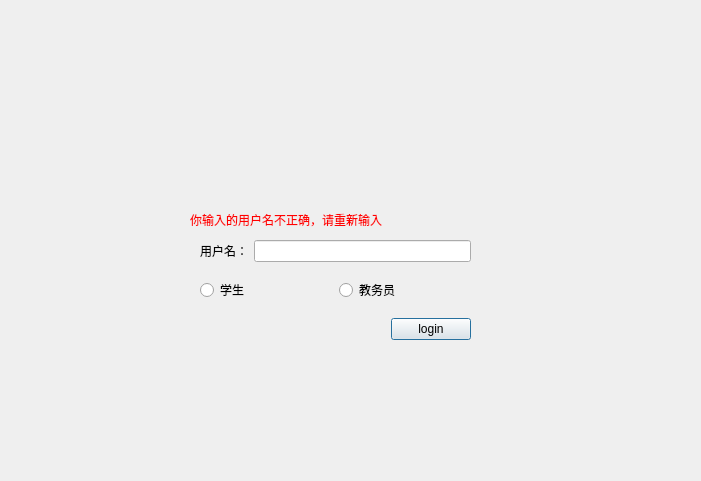
<?xml version="1.0" encoding="UTF-8"?>
<ui version="4.0">
 <class>Dialog</class>
 <widget class="QDialog" name="Dialog">
  <property name="geometry">
   <rect>
    <x>0</x>
    <y>0</y>
    <width>701</width>
    <height>481</height>
   </rect>
  </property>
  <property name="windowTitle">
   <string>系统登陆</string>
  </property>
  <widget class="QWidget" name="layoutWidget">
   <property name="geometry">
    <rect>
     <x>200</x>
     <y>230</y>
     <width>271</width>
     <height>121</height>
    </rect>
   </property>
   <layout class="QGridLayout" name="login">
    <item row="0" column="0">
     <layout class="QHBoxLayout" name="login_2">
      <item>
       <widget class="QLabel" name="label">
        <property name="text">
         <string>用户名：</string>
        </property>
       </widget>
      </item>
      <item>
       <widget class="QLineEdit" name="lineEdit"/>
      </item>
     </layout>
    </item>
    <item row="2" column="0">
     <layout class="QHBoxLayout" name="login_4">
      <item>
       <spacer name="horizontalSpacer">
        <property name="orientation">
         <enum>Qt::Horizontal</enum>
        </property>
        <property name="sizeHint" stdset="0">
         <size>
          <width>40</width>
          <height>20</height>
         </size>
        </property>
       </spacer>
      </item>
      <item>
       <widget class="QPushButton" name="pushButton">
        <property name="text">
         <string>login</string>
        </property>
       </widget>
      </item>
     </layout>
    </item>
    <item row="1" column="0">
     <layout class="QHBoxLayout" name="login_3">
      <item>
       <widget class="QRadioButton" name="radioButton_2">
        <property name="text">
         <string>学生</string>
        </property>
        <attribute name="buttonGroup">
         <string notr="true">BG</string>
        </attribute>
       </widget>
      </item>
      <item>
       <widget class="QRadioButton" name="radioButton">
        <property name="text">
         <string>教务员</string>
        </property>
        <attribute name="buttonGroup">
         <string notr="true">BG</string>
        </attribute>
       </widget>
      </item>
     </layout>
    </item>
   </layout>
  </widget>
  <widget class="QLabel" name="label_2">
   <property name="geometry">
    <rect>
     <x>190</x>
     <y>210</y>
     <width>231</width>
     <height>20</height>
    </rect>
   </property>
   <property name="styleSheet">
    <string notr="true">color: rgb(255, 0, 0);</string>
   </property>
   <property name="text">
    <string>你输入的用户名不正确，请重新输入</string>
   </property>
  </widget>
  <widget class="QLabel" name="label_3">
   <property name="geometry">
    <rect>
     <x>50</x>
     <y>30</y>
     <width>571</width>
     <height>171</height>
    </rect>
   </property>
   <property name="styleSheet">
    <string notr="true">image: url(:/new/prefix1/title.PNG);</string>
   </property>
   <property name="text">
    <string/>
   </property>
  </widget>
 </widget>
 <resources>
  <include location="frog.qrc"/>
 </resources>
 <connections>
  <connection>
   <sender>pushButton</sender>
   <signal>clicked()</signal>
   <receiver>Dialog</receiver>
   <slot>login_button()</slot>
   <hints>
    <hint type="sourcelabel">
     <x>174</x>
     <y>103</y>
    </hint>
    <hint type="destinationlabel">
     <x>874</x>
     <y>526</y>
    </hint>
   </hints>
  </connection>
 </connections>
 <slots>
  <slot>login_button()</slot>
 </slots>
 <buttongroups>
  <buttongroup name="BG"/>
 </buttongroups>
</ui>
